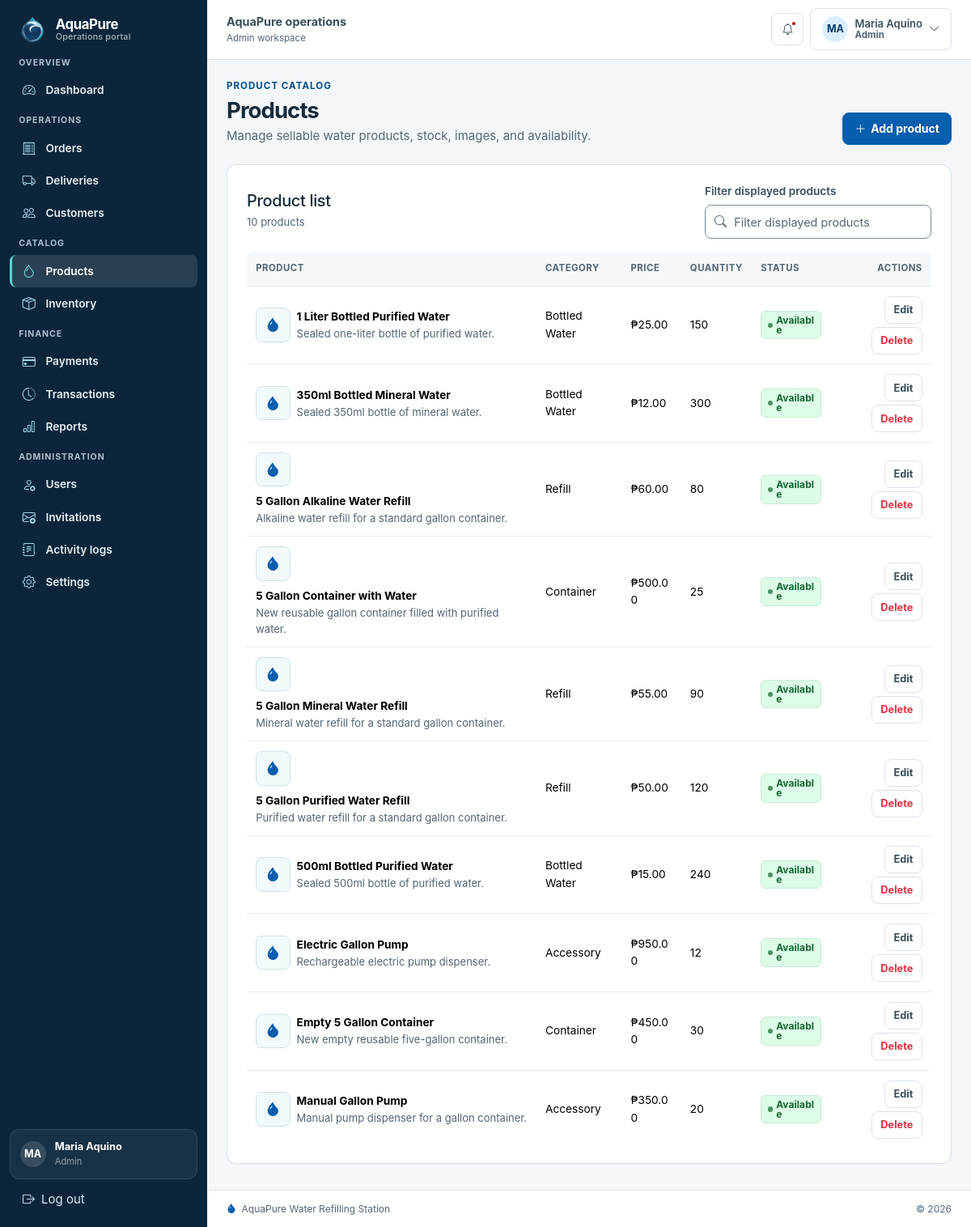
Page /portal/index.php?page=products (signed in) on the committed database.
### tables this page shows
CREATE TABLE users (
    user_id INT UNSIGNED AUTO_INCREMENT PRIMARY KEY,
    full_name VARCHAR(100) NOT NULL,
    username VARCHAR(30) NOT NULL UNIQUE,
    email VARCHAR(100) NOT NULL UNIQUE,
    contact_number VARCHAR(30) NULL,
    password_hash VARCHAR(255) NOT NULL,
    role ENUM('Admin','Staff') NOT NULL,
    account_status ENUM('Active','Inactive') NOT NULL DEFAULT 'Active',
    created_at TIMESTAMP NOT NULL DEFAULT CURRENT_TIMESTAMP,
    updated_at TIMESTAMP NOT NULL DEFAULT CURRENT_TIMESTAMP ON UPDATE CURRENT_TIMESTAMP,
    INDEX idx_users_role_status (role, account_status)
);

CREATE TABLE products (
    product_id INT UNSIGNED AUTO_INCREMENT PRIMARY KEY,
    product_name VARCHAR(120) NOT NULL UNIQUE,
    description VARCHAR(255) NULL,
    category ENUM('Refill','Bottled Water','Container','Accessory') NOT NULL,
    price DECIMAL(10,2) UNSIGNED NOT NULL,
    quantity_available INT UNSIGNED NOT NULL DEFAULT 0,
    image_path VARCHAR(255) NULL,
    status ENUM('Available','Unavailable') NOT NULL DEFAULT 'Available',
    created_at TIMESTAMP NOT NULL DEFAULT CURRENT_TIMESTAMP,
    updated_at TIMESTAMP NOT NULL DEFAULT CURRENT_TIMESTAMP ON UPDATE CURRENT_TIMESTAMP,
    INDEX idx_products_status_stock (status, quantity_available),
    INDEX idx_products_category (category)
);

### portal/pages/products.php (the view, shortened to what the rows shown need)
<?php
$products = db()
    ->query("SELECT * FROM products ORDER BY product_name")
    ->fetchAll();
?>
<header class="page-header">
    <div>
        <h1 class="section-title mb-1">Products</h1>
    </div>
</header>
<section class="panel-card">
    <div class="section-header">
        <div><h2 class="h5 mb-1">Product list</h2><p class="small text-secondary mb-0"><?= number_format(count($products)) ?> product<?= count($products) === 1 ? "" : "s" ?></p></div>
    </div>
    <div class="table-responsive mobile-table-cards" role="region" tabindex="0" aria-label="Products table">
        <table data-layout="cards" role="table" class="table align-middle mb-0" id="productsTable"><caption class="visually-hidden">Product list</caption>
            <thead>
                <tr><th scope="col">Product</th><th scope="col">Category</th><th scope="col">Price</th><th scope="col">Quantity</th><th scope="col">Status</th><th scope="col" class="text-end">Actions</th></tr>
            </thead>
            <tbody>
                <?php foreach ($products as $product): ?>
                    <tr>
                        <td class="table-primary-cell" data-column-label="Product"><div class="table-cell-value">
                            <div class="d-flex align-items-center gap-2">
                                <?php if (!empty($product["image_path"])): ?>
                                    <img class="product-thumb" src="<?= e(url($product["image_path"])) ?>" alt="<?= e($product["product_name"]) ?>" loading="lazy" decoding="async">
                                <?php else: ?>
                                    <span class="product-thumb product-thumb-placeholder"><i aria-hidden="true" class="bi bi-droplet-fill"></i></span>
                                <?php endif; ?>
                                <div>
                                    <strong><?= e($product["product_name"]) ?></strong>
                                    <div class="small text-secondary"><?= e($product["description"] ?? "") ?></div>
                                </div>
                            </div>
                        </div></td>
                        <td data-column-label="Category"><div class="table-cell-value"><?= e($product["category"]) ?></div></td>
                        <td data-column-label="Price"><div class="table-cell-value"><?= money($product["price"]) ?></div></td>
                        <td data-column-label="Quantity"><div class="table-cell-value"><?= (int) $product["quantity_available"] ?></div></td>
                        <td data-column-label="Status"><div class="table-cell-value"><span class="badge <?= e(badge_class($product["status"])) ?>"><?= e($product["status"]) ?></span></div></td>
                        <td class="text-end" data-column-label="Actions"><div class="table-cell-value">
                            <?php if (is_admin()): ?>
                                <div class="table-actions">
                                    <a class="btn btn-sm btn-light" href="<?= e(url("portal/index.php?page=products&edit=" . $product["product_id"])) ?>">Edit</a>
                                    <button type="button" class="btn btn-sm btn-light text-danger" data-confirm="Delete <?= e($product["product_name"]) ?>? Products with order history will be marked unavailable instead of removed." data-confirm-title="Delete product" data-confirm-label="Delete product" data-action="<?= e(url("portal/index.php?page=products")) ?>" data-form-action="delete_product" data-id="<?= (int) $product["product_id"] ?>">Delete</button>
                                </div>
                            <?php else: ?>
                                <span class="small text-secondary">View only</span>
                            <?php endif; ?>
                        </div></td>
                    </tr>
                <?php endforeach; ?>
            </tbody>
        </table>
    </div>
</section>

### includes/portal-header.php (shortened to what the rows shown need)
<?php
$account = current_account();
?>
<!doctype html>
<html lang="en">
<head>
    <link rel="stylesheet" href="<?= e(url("assets/vendor/bootstrap/css/bootstrap.min.css")) ?>">
    <link rel="stylesheet" href="<?= e(url("assets/vendor/bootstrap-icons/font/bootstrap-icons.min.css")) ?>">
    <link rel="stylesheet" href="<?= e(url("assets/css/style.css?v=8")) ?>">
</head>
<body class="operations-page">
<div class="app-shell">
    <aside class="sidebar offcanvas-lg offcanvas-start" tabindex="-1" id="operationsSidebar" aria-labelledby="operationsSidebarLabel">
        <div class="sidebar-content offcanvas-body">
            <div class="sidebar-account">
                <div class="sidebar-account-card">
                    <span class="min-w-0">
                        <span class="sidebar-account-name d-block"><?= e($account["name"]) ?></span>
                        <span class="sidebar-account-role d-block"><?= e($account["role"]) ?></span>
                    </span>
                </div>
            </div>
        </div>
    </aside>
    <div class="app-main">
        <header class="topbar">
            <div class="d-flex align-items-center gap-2 min-w-0">
                <div class="min-w-0">
                    <div class="topbar-title">AquaPure operations</div>
                    <div class="topbar-subtitle d-none d-sm-block"><?= e($account["role"]) ?> workspace</div>
                </div>
            </div>
            <div class="topbar-actions">
                <div class="dropdown">
                    <button class="btn btn-light d-flex align-items-center gap-2" type="button" data-bs-toggle="dropdown" aria-expanded="false" aria-label="Account menu for <?= e($account["name"]) ?>">
                        <span class="d-none d-md-block text-start">
                            <span class="d-block small fw-semibold"><?= e($account["name"]) ?></span>
                            <span class="d-block topbar-subtitle"><?= e($account["role"]) ?></span>
                        </span>
                    </button>
                </div>
            </div>
        </header>
        <main class="page-content" id="mainContent" tabindex="-1">

### rows in the picture
users: full_name "Maria Aquino", role "Admin"
products: product_name "1 Liter Bottled Purified Water", description "Sealed one-liter bottle of purified water.", category "Bottled Water", price "₱25.00", quantity_available "150", status "Available"
products: product_name "350ml Bottled Mineral Water", description "Sealed 350ml bottle of mineral water.", category "Bottled Water", price "₱12.00", quantity_available "300", status "Available"
products: product_name "5 Gallon Alkaline Water Refill", description "Alkaline water refill for a standard gallon container.", category "Refill", price "₱60.00", quantity_available "80", status "Available"
products: product_name "5 Gallon Container with Water", description "New reusable gallon container filled with purified water.", category "Container", price "₱500.00", quantity_available "25", status "Available"
products: product_name "5 Gallon Mineral Water Refill", description "Mineral water refill for a standard gallon container.", category "Refill", price "₱55.00", quantity_available "90", status "Available"
products: product_name "5 Gallon Purified Water Refill", description "Purified water refill for a standard gallon container.", category "Refill", price "₱50.00", quantity_available "120", status "Available"
products: product_name "500ml Bottled Purified Water", description "Sealed 500ml bottle of purified water.", category "Bottled Water", price "₱15.00", quantity_available "240", status "Available"
products: product_name "Electric Gallon Pump", description "Rechargeable electric pump dispenser.", category "Accessory", price "₱950.00", quantity_available "12", status "Available"
products: product_name "Empty 5 Gallon Container", description "New empty reusable five-gallon container.", category "Container", price "₱450.00", quantity_available "30", status "Available"
products: product_name "Manual Gallon Pump", description "Manual pump dispenser for a gallon container.", category "Accessory", price "₱350.00", quantity_available "20", status "Available"

### other values in the picture
$groupLabel "OVERVIEW"
$label "Dashboard"
$groupLabel "OPERATIONS"
$label "Orders"
$label "Deliveries"
$label "Customers"
$groupLabel "CATALOG"
$label "Products"
$label "Inventory"
$groupLabel "FINANCE"
$label "Payments"
$label "Transactions"
$label "Reports"
$groupLabel "ADMINISTRATION"
$label "Users"
